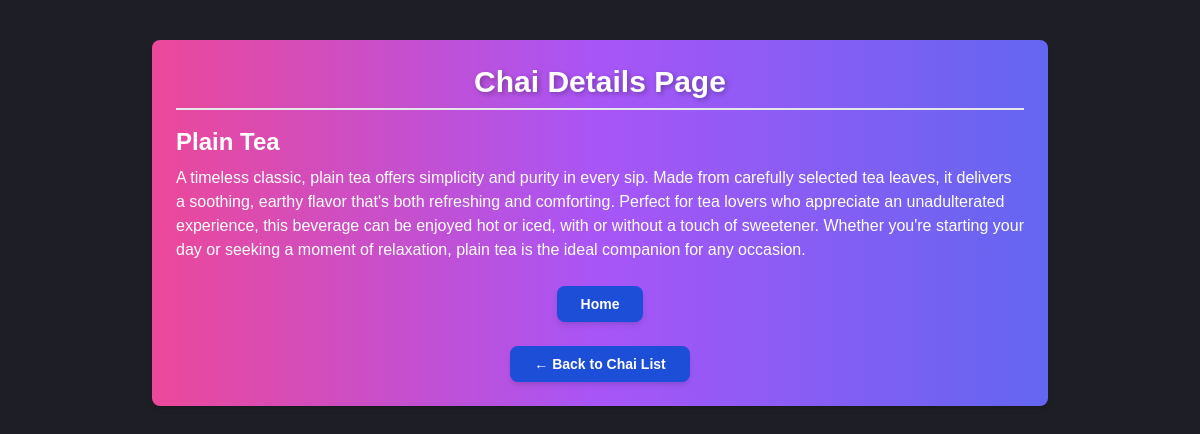
Screenshot of /chai/5/ with the database file from the repository.
### chai/models.py (models this page shows, shortened)
class ChaiVaraity(models.Model):
    CHAI_TYPE_CHOICE = [
        ('ML', 'MASALA'),
        ('GR', 'GINGER'),
        ('KL', 'KIWI'),
        ('PL', 'PLAIN'),
        ('EL', 'ELACHI'),
        ('GN', 'GREEN'),
        ('BL', 'BLACK'),
        ('WH', 'WHITE'),
        ('OG', 'OOLONG'),
        ('TI', 'TISANES'),
        ('RO', 'ROOIBOS'),
        ('MA', 'MATCHA'),
        ('PU', 'PU-ERH'),
        ('YE', 'YELLOW'),
    ]
    name = models.CharField(max_length=100)
    image = models.ImageField(upload_to='chais/')
    date_added = models.DateTimeField(default=timezone.now)
    type = models.CharField(max_length=2,choices=CHAI_TYPE_CHOICE)
    price = models.IntegerField(default=0)
    description = models.TextField(default='')

### chai/views.py (the view)
# urls.py: path('<int:chai_id>/',views.chai_details,name='Chai_details'),
def chai_details(request, chai_id):
    chai = get_object_or_404(ChaiVaraity, pk=chai_id)
    return render(request, 'chai/chai_detail.html', {'chai': chai})

### chai/templates/chai/chai_detail.html (shortened to what this page needs)
{% extends "layout.html" %}
{% block content %}
<div class="max-w-4xl mx-auto mt-10 p-6 bg-gradient-to-r from-pink-500 via-purple-500 to-indigo-500 rounded-lg shadow-md">
    <h1 class="text-3xl font-bold text-center text-white mb-4 border-b-2 pb-2">Chai Details Page</h1>
    <div class="">
        <h3 class="text-2xl font-semibold text-white mt-4">{{ chai.name }}</h3>
        <p class="mt-2 text-white text-base">{{ chai.description }}</p>
    </div>
    <div class="mt-6 flex justify-center">
        <a href="{% url 'Home' %}"
        class="px-6 py-2 bg-blue-700 text-white font-semibold text-sm rounded-lg shadow-md hover:bg-yellow-400 transition-all duration-300">
           Home
        </a>
    </div>
    <div class="mt-6 flex justify-center">
        <a href="/chai/"
           class="px-6 py-2 bg-blue-700 text-white font-semibold text-sm rounded-lg shadow-md hover:bg-yellow-400 transition-all duration-300">
           ← Back to Chai List
        </a>
    </div>
</div>
{% endblock %}

### static/style.css (style rules this page uses)
body { background-color: #1e1f26; color: #f5f5f5; font-family: 'Arial', sans-serif; margin: 0; padding: 0; line-height: 1.6; }
h1 { text-align: center; font-size: 2.5em; color: #ff6f61; text-shadow: 2px 2px 5px rgba(0, 0, 0, 0.3); }

### rows the page displays
ChaiVaraity: name "Plain Tea", description "A timeless classic, plain tea offers simplicity and purity in every sip. Made from carefully selected tea leaves, it delivers a soothing, earthy flavor that's both refreshing and comforting. Perfect for tea lovers who appreciate an unadulterated experience, this beverage can be enjoyed hot or iced, with or without a touch of sweetener. Whether you're starting your day or seeking a moment of relaxation, plain tea is the ideal companion for any occasion."
